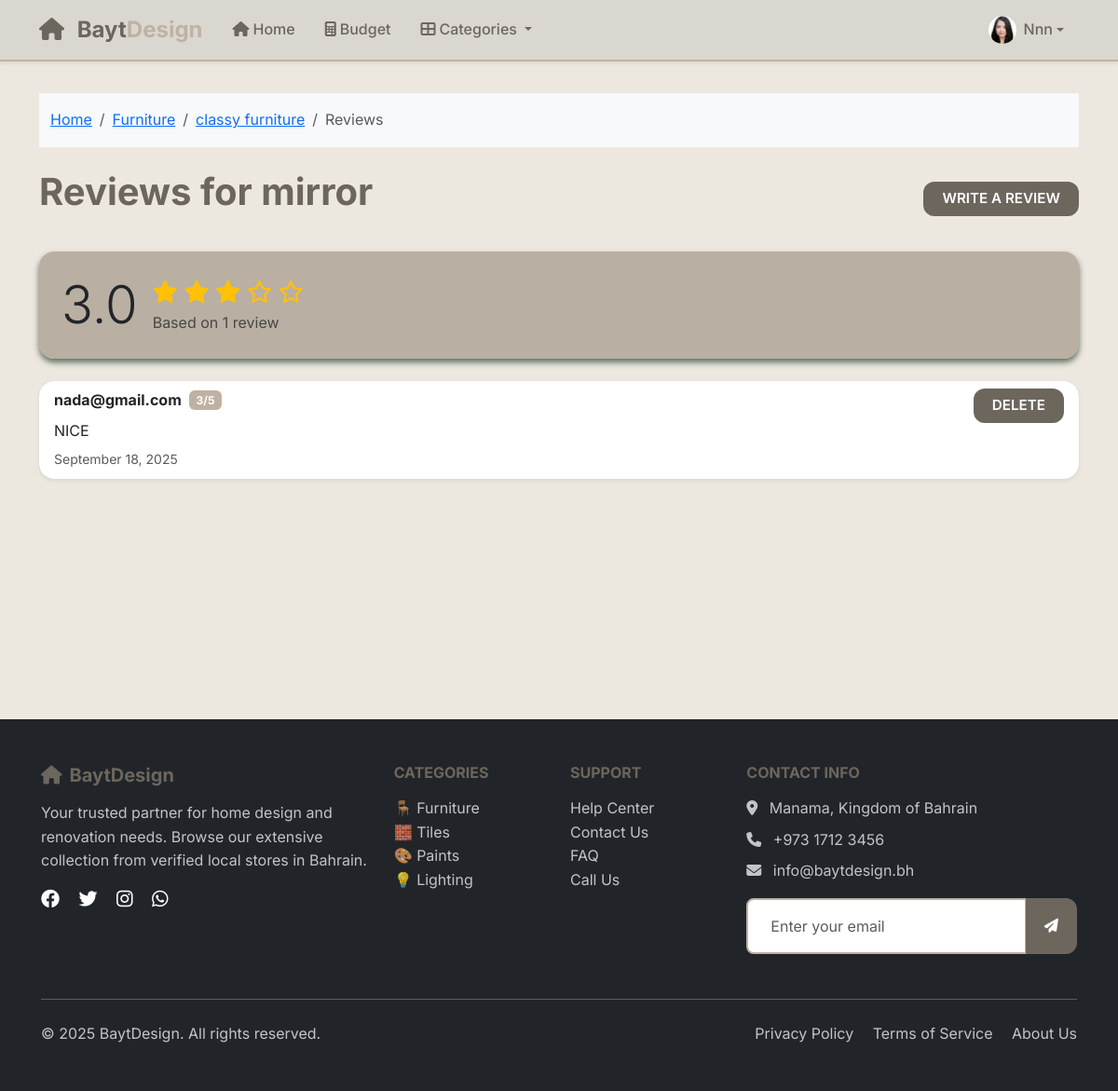
The page /product-reviews/32/ (signed in) on the database its author committed.
### main_app/models.py (models this page shows, shortened)
class UserProfile(models.Model):
    user = models.OneToOneField(User, on_delete=models.CASCADE, related_name='userprofile')
    profile_picture = models.ImageField(upload_to='profile_pictures/', blank=True, null=True)

class Product(models.Model):
    shop = models.ForeignKey(Shop, on_delete=models.CASCADE)
    name = models.CharField(max_length=200)
    price = models.DecimalField(max_digits=10, decimal_places=2)
    description = models.TextField(blank=True, null=True)
    image = models.ImageField(upload_to='product_images/', blank=True, null=True)
    is_available = models.BooleanField(default=True)

class Shop(models.Model):
    name = models.CharField(max_length=200)
    classification = models.ForeignKey(Classification, on_delete=models.CASCADE)
    description = models.TextField(blank=True, null=True)
    image = models.ImageField(upload_to='store_images/', blank=True, null=True)
    phone = models.CharField(max_length=20, blank=True, null=True)
    email = models.EmailField(blank=True, null=True)
    address = models.TextField(blank=True, null=True)

class Classification(models.Model):
    name = models.CharField(max_length=100)
    slug = models.SlugField(unique=True, blank=True)
    icon = models.CharField(max_length=10, blank=True, null=True)
    description = models.TextField(blank=True, null=True)
    image = models.ImageField(upload_to='store_images/', blank=True, null=True)

class ProductReview(models.Model):
    user = models.ForeignKey(User, on_delete=models.CASCADE)
    product = models.ForeignKey(Product, on_delete=models.CASCADE, related_name="reviews")
    rating = models.PositiveIntegerField(default=1)  # 1–5 stars
    comment = models.TextField(blank=True, null=True)
    created_at = models.DateTimeField(auto_now_add=True)

### main_app/views.py (the view)
# urls.py: path('product-reviews/<int:product_id>/', views.product_reviews_view, name='product_reviews'),
@login_required
def product_reviews_view(request, product_id):
    product = get_object_or_404(Product, id=product_id)
    reviews = ProductReview.objects.filter(product=product).order_by('-created_at')
    avg_rating = sum([review.rating for review in reviews]) / len(reviews) if reviews else 0
    return render(request, 'product_reviews.html', {
        'product': product,
        'reviews': reviews,
        'avg_rating': avg_rating,
    })

### main_app/templates/product_reviews.html (shortened to what this page needs)
{% extends 'base.html' %}
{% load static %}
{% block content %}
<div class="container py-4">
    <nav aria-label="breadcrumb" class="bg-light py-3 mb-4">
        <div class="container">
            <ol class="breadcrumb mb-0">
                <li class="breadcrumb-item"><a href="{% url 'home' %}">Home</a></li>
                <li class="breadcrumb-item">
                    <a href="{% url 'classification_stores' product.shop.classification.slug %}">
                        {{ product.shop.classification.name }}
                    </a>
                </li>
                <li class="breadcrumb-item">
                    <a href="{% url 'shop_products' product.shop.id %}">{{ product.shop.name }}</a>
                </li>
                <li class="breadcrumb-item active">Reviews</li>
            </ol>
        </div>
    </nav>
    <div class="d-flex justify-content-between align-items-center mb-4">
  <h1 class="reviews-title">Reviews for {{ product.name }}</h1>
        <a href="{% url 'add_review' product.id %}" class="btn btn-primary">Write a Review</a>
    </div>
    <div class="card mb-4">
        <div class="card-body">
            <div class="d-flex align-items-center">
                <div class="display-4 me-3">{{ avg_rating|floatformat:1 }}</div>
                <div>
                    <div class="fs-4">
                        {% for i in "12345"|make_list %}
                            {% if forloop.counter <= avg_rating|floatformat:0|add:"0" %}
                                <i class="fas fa-star text-warning"></i>
                            {% elif forloop.counter <= avg_rating|floatformat:0|add:"0.5"|add:"0.5" %}
                                <i class="fas fa-star-half-alt text-warning"></i>
                            {% else %}
                                <i class="far fa-star text-warning"></i>
                            {% endif %}
                        {% endfor %}
                    </div>
                    <div class="text-muted">Based on {{ reviews|length }} review{% if reviews|length != 1 %}s{% endif %}</div>
                </div>
            </div>
        </div>
    </div>
    {% if reviews %}
        <div class="card shadow-sm">
            <div class="list-group list-group-flush">
                {% for review in reviews %}
                    <div class="list-group-item">
                        <div class="d-flex justify-content-between">
                            <div>
                                <div class="d-flex align-items-center mb-2">
                                    <span class="fw-bold me-2">{{ review.user.username }}</span>
                                    <span class="badge bg-secondary">{{ review.rating }}/5</span>
                                </div>
                                <p class="mb-1">{{ review.comment }}</p>
                                <small class="text-muted">{{ review.created_at|date:"F j, Y" }}</small>
                            </div>
                            {% if review.user == user %}
                                <div>
                                    <a href="{% url 'delete_review' review.id %}" class="btn btn-sm btn-outline-danger" onclick="return confirm('Are you sure you want to delete this review?');">Delete</a>
                                </div>
                            {% endif %}
                        </div>
                    </div>
                {% endfor %}
            </div>
        </div>
    {% else %}
        <div class="alert alert-info">
            <p class="mb-0">No reviews yet. <a href="{% url 'add_review' product.id %}">Be the first to review this product!</a></p>
        </div>
    {% endif %}
</div>
{% endblock %}

### main_app/templates/base.html (shortened to what this page needs)
{% load static %}
<!DOCTYPE html>
<html lang="en">
  <head>
    <link href="https://cdn.jsdelivr.net/npm/bootstrap@5.3.2/dist/css/bootstrap.min.css" rel="stylesheet">
    <link rel="stylesheet" href="https://cdnjs.cloudflare.com/ajax/libs/font-awesome/6.4.0/css/all.min.css">
    <link rel="stylesheet" href="{% static 'css/base.css' %}" />
  </head>
  <body>
    <nav class="navbar navbar-expand-lg navbar-light bg-white shadow-sm fixed-top">
      <div class="container">
        <a class="navbar-brand fw-bold" href="/">
          <i class="fas fa-home text-primary me-2"></i>
          <span class="text-primary">Bayt</span><span class="text-secondary">Design</span>
        </a>
        <div class="collapse navbar-collapse" id="navbarNav">
          <ul class="navbar-nav me-auto">
            <li class="nav-item">
              <a class="nav-link" href="/">
                <i class="fas fa-home me-1"></i>Home
              </a>
            </li>
            <li class="nav-item">
              <a class="nav-link" href="{% url 'budget' %}">
                <i class="fas fa-calculator me-1"></i>Budget
              </a>
            </li>
            <li class="nav-item dropdown">
              <a class="nav-link dropdown-toggle" href="#" id="navbarDropdown" role="button" data-bs-toggle="dropdown" aria-expanded="false">
                <i class="fas fa-th-large me-1"></i>Categories
              </a>
            </li>
          </ul>
          <ul class="navbar-nav">
            {% if user.is_authenticated %}
              <li class="nav-item dropdown">
                <a class="nav-link dropdown-toggle d-flex align-items-center" href="#" id="userDropdown" role="button" data-bs-toggle="dropdown" aria-expanded="false">
                  <div class="user-avatar me-2">
                    {% if user.userprofile.profile_picture %}
                      <img src="{{ user.userprofile.profile_picture.url }}" alt="Profile Picture" class="rounded-circle" style="width: 30px; height: 30px; object-fit: cover;">
                    {% else %}
                      <i class="fas fa-user-circle" style="font-size: 30px;"></i>
                    {% endif %}
                  </div>
                  {% if user.first_name %}
                    {{ user.first_name|title }}
                  {% else %}
                    {{ user.username|title }}
                  {% endif %}
                </a>
              </li>
            {% endif %}
          </ul>
        </div>
      </div>
    </nav>
    <main class="main-content">
      {% block content %}{% endblock %}
    </main>
    <footer class="bg-dark text-white py-5 mt-5">
      <div class="container">
        <div class="row">
          <div class="col-lg-4 mb-4">
            <h5 class="text-primary mb-3">
              <i class="fas fa-home me-2"></i>BaytDesign
            </h5>
            <p class="text-light opacity-75">
              Your trusted partner for home design and renovation needs.
              Browse our extensive collection from verified local stores in Bahrain.
            </p>
            <div class="social-links">
              <a href="#" class="text-white me-3">
                <i class="fab fa-facebook fa-lg"></i>
              </a>
              <a href="#" class="text-white me-3">
                <i class="fab fa-twitter fa-lg"></i>
              </a>
              <a href="#" class="text-white me-3">
                <i class="fab fa-instagram fa-lg"></i>
              </a>
              <a href="#" class="text-white">
                <i class="fab fa-whatsapp fa-lg"></i>
              </a>
            </div>
          </div>
          <div class="col-lg-2 col-md-6 mb-4">
            <h6 class="text-uppercase mb-3">Categories</h6>
            <ul class="list-unstyled">
              <li><a href="#" class="text-light opacity-75 text-decoration-none">🪑 Furniture</a></li>
              <li><a href="#" class="text-light opacity-75 text-decoration-none">🧱 Tiles</a></li>
              <li><a href="#" class="text-light opacity-75 text-decoration-none">🎨 Paints</a></li>
              <li><a href="#" class="text-light opacity-75 text-decoration-none">💡 Lighting</a></li>
            </ul>
          </div>
          <div class="col-lg-2 col-md-6 mb-4">
            <h6 class="text-uppercase mb-3">Support</h6>
            <ul class="list-unstyled">
              <li><a href="#" class="text-light opacity-75 text-decoration-none">Help Center</a></li>
              <li><a href="#" class="text-light opacity-75 text-decoration-none">Contact Us</a></li>
              <li><a href="#" class="text-light opacity-75 text-decoration-none">FAQ</a></li>
              <li><a href="tel:+97317123456" class="text-light opacity-75 text-decoration-none">Call Us</a></li>
            </ul>
          </div>
          <div class="col-lg-4 mb-4">
            <h6 class="text-uppercase mb-3">Contact Info</h6>
            <p class="text-light opacity-75 mb-2">
              <i class="fas fa-map-marker-alt me-2"></i>
              Manama, Kingdom of Bahrain
            </p>
            <p class="text-light opacity-75 mb-2">
              <i class="fas fa-phone me-2"></i>
              +973 1712 3456
            </p>
            <p class="text-light opacity-75 mb-3">
              <i class="fas fa-envelope me-2"></i>
              info@baytdesign.bh
            </p>
            <form class="newsletter-form">
              <div class="input-group">
                <input type="email" class="form-control" placeholder="Enter your email" required>
                <button class="btn btn-primary" type="submit">
                  <i class="fas fa-paper-plane"></i>
                </button>
              </div>
            </form>
          </div>
        </div>
        <hr class="my-4 opacity-25">
        <div class="row align-items-center">
          <div class="col-md-6">
            <p class="mb-0 text-light opacity-75">
              &copy; {% now "Y" %} BaytDesign. All rights reserved.
            </p>
          </div>
          <div class="col-md-6 text-md-end">
            <a href="#" class="text-light opacity-75 text-decoration-none me-3">Privacy Policy</a>
            <a href="#" class="text-light opacity-75 text-decoration-none me-3">Terms of Service</a>
            <a href="#" class="text-light opacity-75 text-decoration-none">About Us</a>
          </div>
        </div>
      </div>
    </footer>
  </body>
</html>

### main_app/static/css/base.css (style rules this page uses)
:root { --primary-color: #6c665d; --primary-light: #A69B8D; --primary-dark: #5F7161; --secondary-color: #BFB2A3; --accent-color: #dad7d1; --font-primary: 'Inter', sans-serif; --font-heading: 'Inter', serif; --spacing-xs: 0.25rem; --spacing-sm: 0.5rem; --spacing-md: 1rem; --spacing-lg: 1.5rem; --spacing-xl: 2rem; --spacing-xxl: 3rem; --radius-sm: 0.375rem; --radius-md: 0.5rem; --radius-lg: 0.75rem; --radius-xl: 1rem; --radius-round: 50%; --shadow-sm: 0 1px 3px #5F7161; --shadow-md: 0 4px 6px #5F7161; --shadow-lg: 0 10px 15px #5F7161; --btn-hover-shadow: 0 6px 15px #5F7161; }
* { box-sizing: border-box; }
html { scroll-behavior: smooth; }
body { font-family: var(--font-primary); font-size: 16px; line-height: 1.6; color: var(--primary-color); background-color: #ece7df; min-height: 100vh; margin: 0; padding: 0; }
.main-content { padding-top: 76px; min-height: calc(100vh - 76px); }
.reviews-title { color: #6c665d; }
h1 { font-family: var(--primary-light); font-weight: 700; line-height: 1.2; color: #decfbe; margin-bottom: var(--spacing-md); }
h2, h3, h4, h5, h6 { font-family: var(--font-heading); font-weight: 700; line-height: 1.2; color: var(--primary-color); margin-bottom: var(--spacing-md); }
.navbar { background: var(--accent-color) !important; border-bottom: 2px solid var(--secondary-color); box-shadow: var(--shadow-md); }
.navbar-brand { font-weight: 800; font-size: 1.5rem; color: var(--primary-color) !important; }
.nav-link { color: var(--primary-color) !important; font-weight: 500; padding: var(--spacing-sm) var(--spacing-md) !important; border-radius: var(--radius-md); position: relative; }
.btn { border: none; border-radius: var(--radius-lg); padding: 0.45rem 1.25rem; font-weight: 600; font-size: 0.95rem; text-transform: uppercase; cursor: pointer; color: white; background-color: var(--primary-color); transition: box-shadow 0.3s ease; }
.btn-primary, .btn-success, .btn-danger, .btn-info, .btn-warning, .btn-secondary, .btn-primary:hover, .btn-success:hover, .btn-danger:hover, .btn-info:hover, .btn-warning:hover, .btn-secondary:hover, .btn-primary:focus, .btn-success:focus, .btn-danger:focus, .btn-info:focus, .btn-warning:focus, .btn-secondary:focus, .btn-primary:active, .btn-success:active, .btn-danger:active, .btn-info:active, .btn-warning:active, .btn-secondary:active { background-color: var(--primary-color) !important; color: white !important; border: none !important; box-shadow: none !important; outline: none !important; }
.card { background: #a69b8dba; border: none; border-radius: var(--radius-xl); box-shadow: var(--shadow-md); position: relative; overflow: hidden; }
.card-body { padding: var(--spacing-lg); }
.form-control { border: 2px solid var(--secondary-color); border-radius: var(--radius-md); padding: var(--spacing-md) var(--spacing-lg); background: white; color: var(--primary-color); font-size: 1rem; }
footer { background: var(--primary-color); color: var(--accent-color); padding: var(--spacing-xl); }
footer a { color: var(--accent-color); text-decoration: none; }
.text-primary { color: var(--primary-color) !important; }
.text-secondary { color: var(--secondary-color) !important; }
.bg-secondary { background-color: var(--secondary-color) !important; }

### rows shown on the page
Product: shop.classification.name "Furniture", shop.name "classy furniture", name "mirror"
ProductReview: user.username "nada@gmail.com", rating "3", comment "NICE", created_at "September 18, 2025", shows "DELETE"

### other values the page prints
{{ user.first_name|title }} "Nnn"
{{ avg_rating|floatformat:1 }} "3.0"
{{ reviews|length }} "1"
